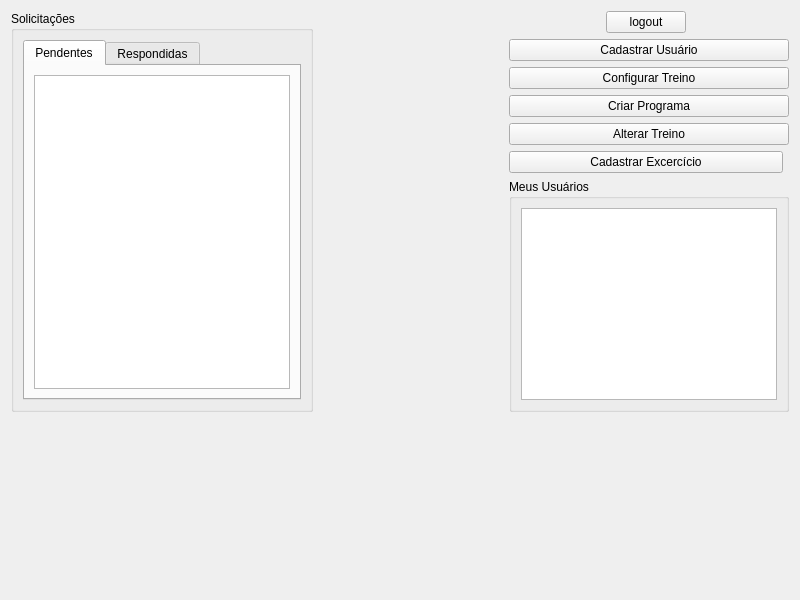
<?xml version="1.0" encoding="UTF-8"?>
<ui version="4.0">
 <class>PersonalWindow</class>
 <widget class="QWidget" name="PersonalWindow">
  <property name="geometry">
   <rect>
    <x>0</x>
    <y>0</y>
    <width>800</width>
    <height>600</height>
   </rect>
  </property>
  <property name="windowTitle">
   <string>MainWindow</string>
  </property>
  <layout class="QGridLayout" name="gridLayout_3">
   <item row="0" column="1">
    <spacer name="horizontalSpacer">
     <property name="orientation">
      <enum>Qt::Horizontal</enum>
     </property>
     <property name="sizeHint" stdset="0">
      <size>
       <width>40</width>
       <height>20</height>
      </size>
     </property>
    </spacer>
   </item>
   <item row="1" column="2">
    <spacer name="verticalSpacer">
     <property name="orientation">
      <enum>Qt::Vertical</enum>
     </property>
     <property name="sizeHint" stdset="0">
      <size>
       <width>20</width>
       <height>40</height>
      </size>
     </property>
    </spacer>
   </item>
   <item row="0" column="0">
    <widget class="QGroupBox" name="groupBox_2">
     <property name="title">
      <string>Solicitações</string>
     </property>
     <layout class="QGridLayout" name="gridLayout_4">
      <item row="0" column="0">
       <widget class="QTabWidget" name="tabWidget">
        <property name="currentIndex">
         <number>0</number>
        </property>
        <property name="tabBarAutoHide">
         <bool>false</bool>
        </property>
        <widget class="QWidget" name="tab">
         <attribute name="title">
          <string>Pendentes</string>
         </attribute>
         <layout class="QGridLayout" name="gridLayout_7">
          <item row="0" column="0">
           <widget class="QListView" name="pendentes_list"/>
          </item>
         </layout>
        </widget>
        <widget class="QWidget" name="tab_2">
         <attribute name="title">
          <string>Respondidas</string>
         </attribute>
         <layout class="QGridLayout" name="gridLayout_2">
          <item row="0" column="0">
           <widget class="QListView" name="respondidas_list"/>
          </item>
         </layout>
        </widget>
       </widget>
      </item>
     </layout>
    </widget>
   </item>
   <item row="0" column="2">
    <layout class="QGridLayout" name="gridLayout_8">
     <item row="2" column="0" colspan="4">
      <widget class="QPushButton" name="cadastrar_button">
       <property name="text">
        <string>Cadastrar Usuário</string>
       </property>
      </widget>
     </item>
     <item row="1" column="2">
      <spacer name="horizontalSpacer_2">
       <property name="orientation">
        <enum>Qt::Horizontal</enum>
       </property>
       <property name="sizeHint" stdset="0">
        <size>
         <width>40</width>
         <height>20</height>
        </size>
       </property>
      </spacer>
     </item>
     <item row="1" column="1">
      <widget class="QPushButton" name="logout_button">
       <property name="text">
        <string>logout</string>
       </property>
      </widget>
     </item>
     <item row="3" column="0" colspan="4">
      <widget class="QPushButton" name="configurar_treino_button">
       <property name="text">
        <string>Configurar Treino</string>
       </property>
      </widget>
     </item>
     <item row="7" column="0" colspan="4">
      <widget class="QGroupBox" name="groupBox">
       <property name="title">
        <string>Meus Usuários</string>
       </property>
       <layout class="QHBoxLayout" name="horizontalLayout">
        <item>
         <widget class="QListView" name="listView"/>
        </item>
       </layout>
      </widget>
     </item>
     <item row="1" column="0">
      <spacer name="horizontalSpacer_3">
       <property name="orientation">
        <enum>Qt::Horizontal</enum>
       </property>
       <property name="sizeHint" stdset="0">
        <size>
         <width>40</width>
         <height>20</height>
        </size>
       </property>
      </spacer>
     </item>
     <item row="5" column="0" colspan="4">
      <widget class="QPushButton" name="alterar_treino_button">
       <property name="text">
        <string>Alterar Treino</string>
       </property>
      </widget>
     </item>
     <item row="4" column="0" colspan="4">
      <widget class="QPushButton" name="programa_button">
       <property name="text">
        <string>Criar Programa</string>
       </property>
      </widget>
     </item>
     <item row="6" column="0" colspan="3">
      <widget class="QPushButton" name="cad_exercicio_button">
       <property name="text">
        <string>Cadastrar Excercício</string>
       </property>
      </widget>
     </item>
    </layout>
   </item>
  </layout>
 </widget>
 <resources/>
 <connections/>
</ui>
